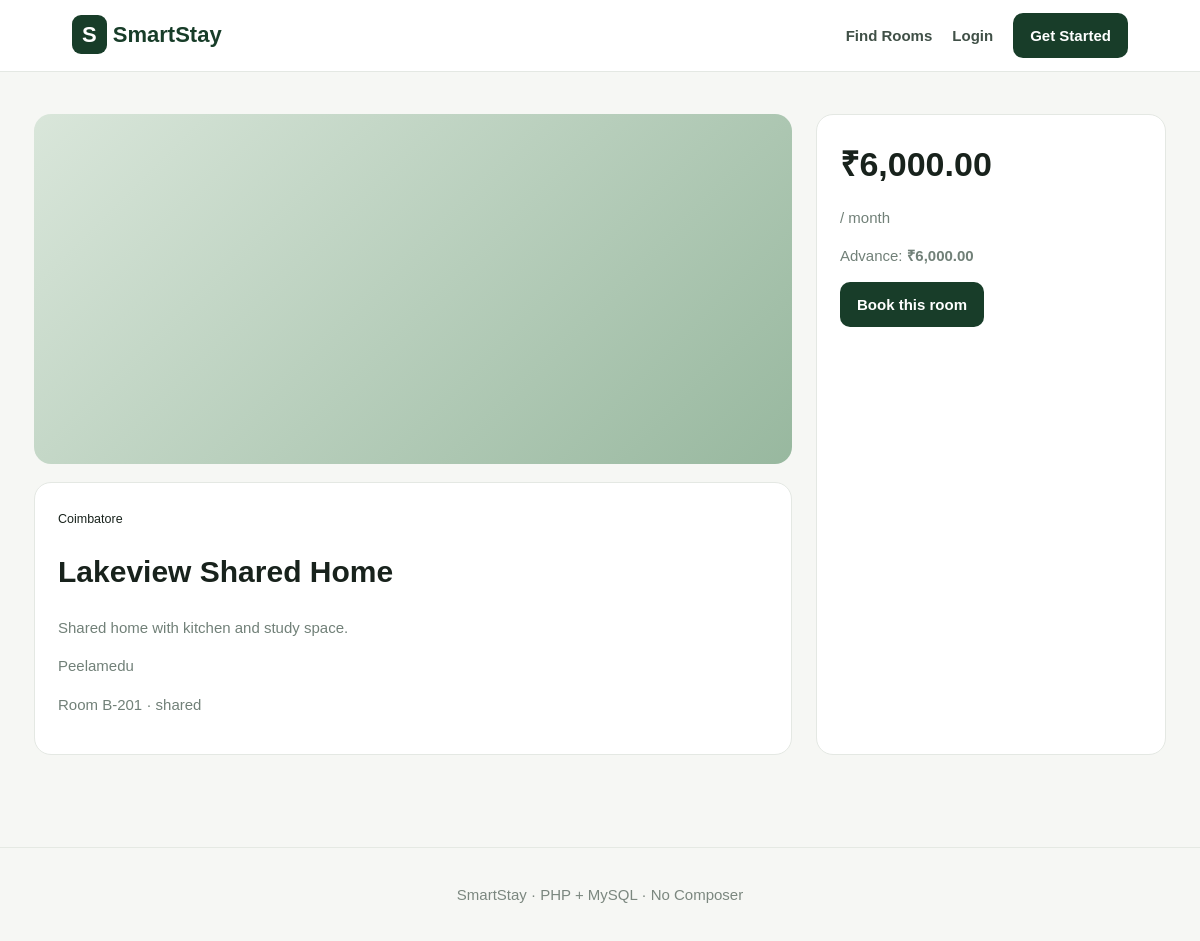
The page /room.php?id=3 on the database its author committed.
### tables this page shows
CREATE TABLE rooms(id INT AUTO_INCREMENT PRIMARY KEY,property_id INT NOT NULL,room_number VARCHAR(30) NOT NULL,room_type ENUM('private','shared') DEFAULT 'private',rent DECIMAL(10,2) NOT NULL,deposit DECIMAL(10,2) DEFAULT 0,status ENUM('available','occupied','maintenance') DEFAULT 'available',FOREIGN KEY(property_id) REFERENCES properties(id) ON DELETE CASCADE);

CREATE TABLE properties(id INT AUTO_INCREMENT PRIMARY KEY,owner_id INT NOT NULL,title VARCHAR(180) NOT NULL,address VARCHAR(255) NOT NULL,city VARCHAR(100) NOT NULL,description TEXT,created_at DATETIME DEFAULT CURRENT_TIMESTAMP,FOREIGN KEY(owner_id) REFERENCES users(id) ON DELETE CASCADE);

### config/config.php (called while the page is built, shortened)
<?php
function db(){static $p; if(!$p){$p=new PDO('mysql:host='.DB_HOST.';dbname='.DB_NAME.';charset=utf8mb4',DB_USER,DB_PASS,[PDO::ATTR_ERRMODE=>PDO::ERRMODE_EXCEPTION,PDO::ATTR_DEFAULT_FETCH_MODE=>PDO::FETCH_ASSOC]);}return $p;}
function e($x){return htmlspecialchars((string)$x,ENT_QUOTES,'UTF-8');} function money($n){return '₹'.number_format((float)$n,2);}

### room.php (the view)
<?php require 'config/config.php';$s=db()->prepare("SELECT r.*,p.title,p.address,p.city,p.description,u.name owner FROM rooms r JOIN properties p ON p.id=r.property_id JOIN users u ON u.id=p.owner_id WHERE r.id=?");$s->execute([(int)$_GET['id']]);$r=$s->fetch();if(!$r)exit('Room not found');$title=$r['title'];require 'config/header.php';?><div class="detail"><div><div class="photo big"></div><div class="panel"><small><?=e($r['city'])?></small><h1><?=e($r['title'])?></h1><p><?=e($r['description'])?></p><p><?=e($r['address'])?></p><p>Room <?=e($r['room_number'])?> · <?=e($r['room_type'])?></p></div></div><aside class="panel"><strong class="bigprice"><?=money($r['rent'])?></strong><p>/ month</p><p>Advance: <b><?=money($r['deposit'])?></b></p><?php if($r['status']==='available'):?><a class="btn" href="<?=BASE_URL?>/booking.php?room_id=<?=$r['id']?>">Book this room</a><?php else:?><b>Occupied</b><?php endif;?></aside></div><?php require 'config/footer.php';?>

### public/assets/style.css (style rules this page uses)
* { box-sizing:border-box }
body { margin:0;background:#f6f7f4;color:#18221c;font:15px/1.55 Arial,sans-serif }
.nav,.btn { background:#183d29;color:#fff!important;padding:11px 17px;border-radius:10px;text-decoration:none;border:0;font-weight:800;display:inline-block;cursor:pointer }
.features div,.panel { background:#fff;border:1px solid #e4e8e3;border-radius:17px;padding:23px }
.features p,.panel p { color:#718078 }
.photo { height:175px;background:linear-gradient(135deg,#d9e6da,#98b89f) }
.photo.big { height:350px;border-radius:17px;margin-bottom:18px }
.detail { display:grid;grid-template-columns:1fr 350px;gap:24px }
.bigprice { font-size:34px }

### rows shown on the page
rooms: property.city "Coimbatore", property.title "Lakeview Shared Home", property.description "Shared home with kitchen and study space.", property.address "Peelamedu", room_number "B-201", room_type "shared", rent "₹6,000.00", deposit "₹6,000.00"
